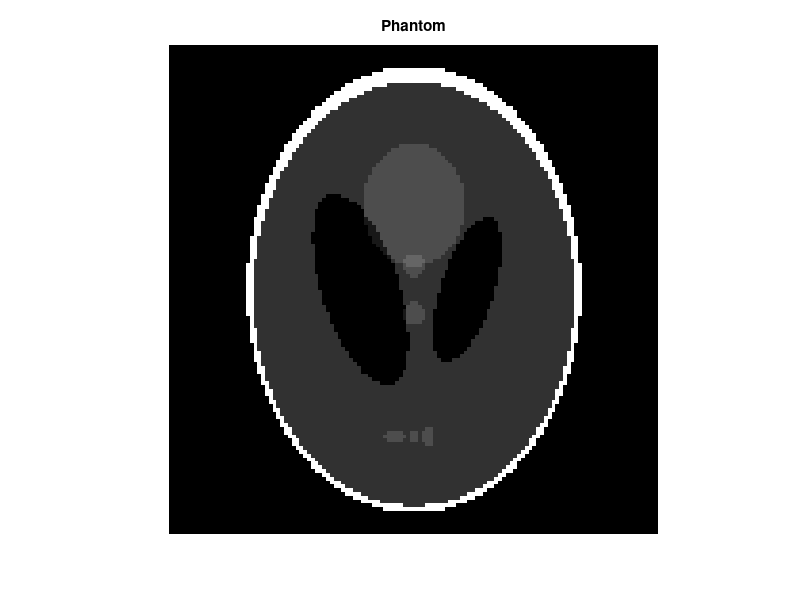

This figure's MATLAB source: (Note: this script raises an error after producing the figure.)
% CT: Radon Transform

phantom_img = phantom(128);
figure(1);
imshow(phantom_img);
title('Phantom');

% Performing radon transform 
[t,theta,radon_data1] = myRadonTrans(phantom_img,0.5);
[~,~,radon_data2] = myRadonTrans(phantom_img,1);
[~,~,radon_data3] = myRadonTrans(phantom_img,3);


% Calculating a common colormap
combinedData = [radon_data1(:); radon_data2(:); radon_data3(:)];
minVal = min(combinedData);
maxVal = max(combinedData);

radon_data1 = (radon_data1 - minVal)/(maxVal-minVal);
radon_data2 = (radon_data2 - minVal)/(maxVal-minVal);
radon_data3 = (radon_data3 - minVal)/(maxVal-minVal);

% saving radon data
imwrite(radon_data1,'../images/d1.png');
imwrite(radon_data2,'../images/d2.png');
imwrite(radon_data3,'../images/d3.png');

myNumOfColors = 200; 
myColorScale = (0:1/(myNumOfColors-1):1)';
myColorScale = repmat(myColorScale,1,3);

figure(2);
colormap('jet')
imshow(radon_data1);
colormap('jet')
truesize

figure(3);
imshow(radon_data2);
colormap('jet')
truesize

figure(4);
imshow(radon_data1);
colormap('jet')
truesize

% theta(1)=0 and theta(19)=90

s1_0 = radon_data1(:,1);
s1_90 = radon_data1(:,19);

s2_0 = radon_data2(:,1);
s2_90 = radon_data2(:,19);

s3_0 = radon_data3(:,1);
s3_90 = radon_data3(:,19);


figure(5);
plot([s1_0,s2_0,s3_0]);
legend('0.5','1','3');
title('Rf for theta=0');

figure(6);
plot([s1_90,s2_90,s3_90]);
legend('0.5','1','3');
title('Rf for theta=90');

